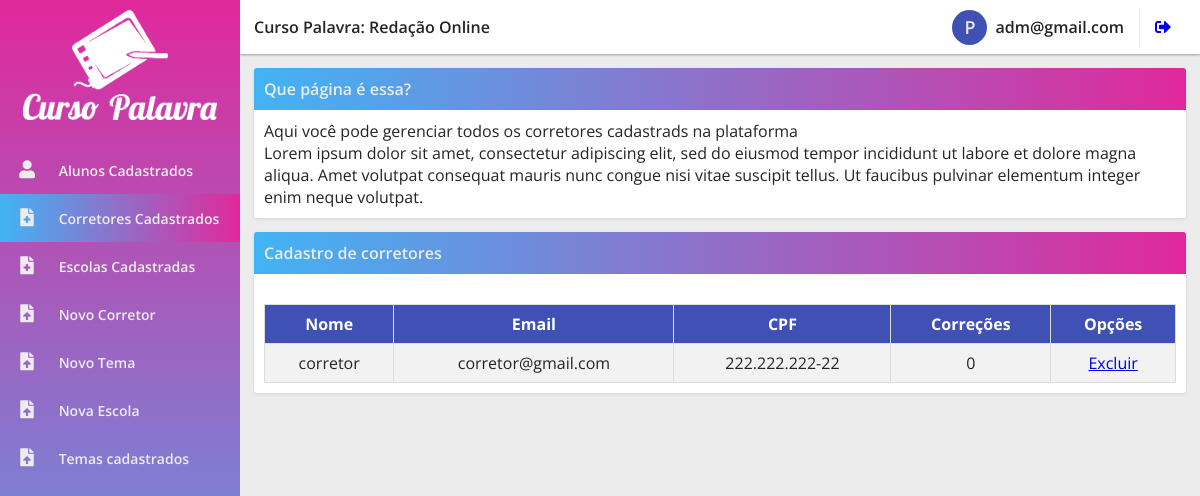
Before: /php/area_interna_adm/corretores_cadastrados.php (signed in) with the older database file.
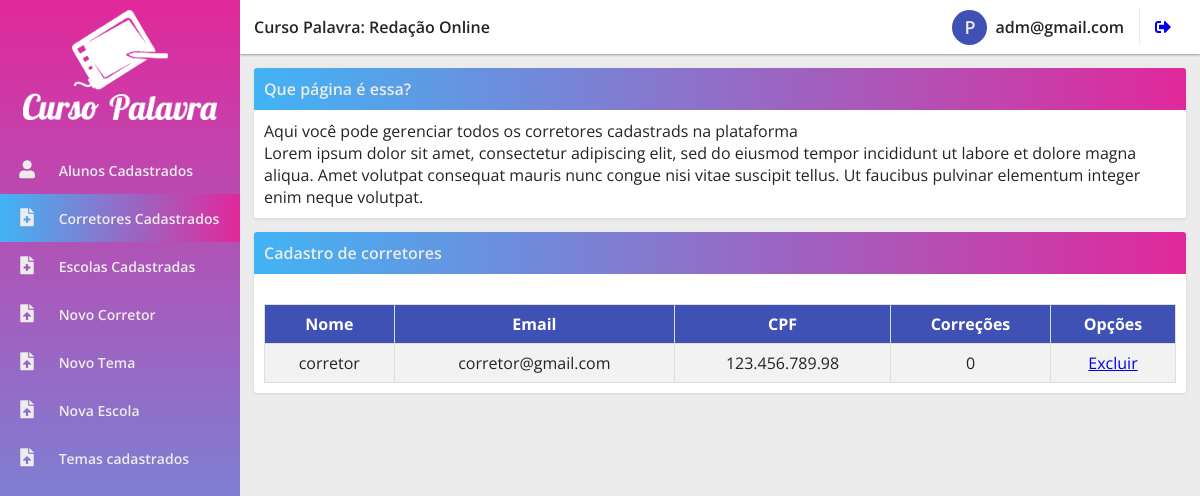
After: the same page with the newer database file.
### tables this page shows
CREATE TABLE `dados_corretor` (
  `id_corretor` int(11) NOT NULL,
  `nome_corretor` varchar(100) NOT NULL,
  `email_corretor` varchar(50) NOT NULL,
  `senha_corretor` varchar(50) NOT NULL,
  `cpf_corretor` varchar(14) NOT NULL,
  `qtd_red_corrigidas` int(11) NOT NULL
);

### php/area_interna_adm/corretores_cadastrados.php (the view, shortened to what the changed rows need)
<?php
    include './../connection.php';
?>
<html>
    <head>
        <link rel="stylesheet" href="https://use.fontawesome.com/releases/v5.11.2/css/all.css">
        <link href="./../../css/area_interna_style.css" rel="stylesheet">
        <link rel="stylesheet" href="./../../css/style_table.css">
    </head>
    <body>
        <div class="sidenavWrapper">
        <div class="content">
            <div class="cardWrapper">
                <div class="card">
                    <?php
                        $sql_select_corretores = "SELECT * FROM dados_corretor";
                        $sql_select_corretores_result = mysqli_query($conn, $sql_select_corretores);
                        if($sql_select_corretores_result){
                            $row_corr = mysqli_num_rows($sql_select_corretores_result);
                            if($row_corr >= 1){
                                echo '
                                <table>
                                    <tr>
                                        <th>Nome</th>
                                        <th>Email</th>
                                        <th>CPF</th>
                                        <th>Correções</th>
                                        <th>Opções</th>
                                    </tr>
                                ';
                                while($row_dados_corretores = mysqli_fetch_array($sql_select_corretores_result)){
                                    echo '
                                        <tr>
                                            <td>'.$row_dados_corretores['nome_corretor'].'</td>
                                            <td>'.$row_dados_corretores['email_corretor'].'</td>
                                            <td>'.$row_dados_corretores['cpf_corretor'].'</td>
                                            <td>'.$row_dados_corretores['qtd_red_corrigidas'].'</td>
                                            <td>
                                                <a href="./cadastro_corretor/delete_corretor.php?id_corretor='.$row_dados_corretores['id_corretor'].'" class="btn-excluir">Excluir</a>
                                            </td>
                                        </tr>';
                                }
                                echo '</table>';
                            }
                        }else{
                            echo 'Erro ao selecionar dados do corretores na base de dados.';
                        }
                    ?>
                </div>
            </div>
        </div>
    </body>
</html>

Changed rows visible on the page:
changed dados_corretor "corretor": cpf_corretor "222.222.222-22" → "123.456.789.98"
